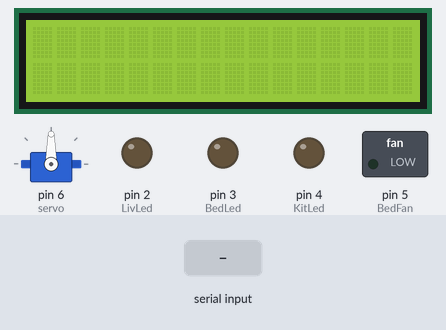
Bench run of a sketch on a simulated Arduino Uno, built with avr-gcc and run on an emulated ATmega328P. Parts: 16×2 character LCD, servo, switched loads named in the sketch (green lamp = pin HIGH), output pins drawn as LEDs (lit = HIGH). The test bench sets the inputs (shaded band).

Above: at 1.2 s.
1.3 s: "a" received over Serial
At 2.5 s:
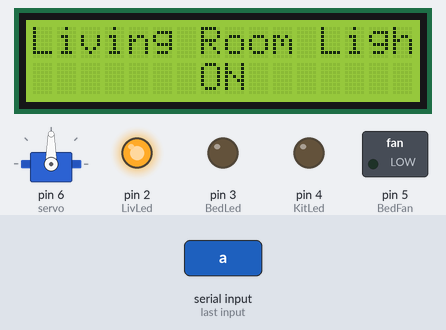
2.8 s: "c" received over Serial
At 3.6 s:
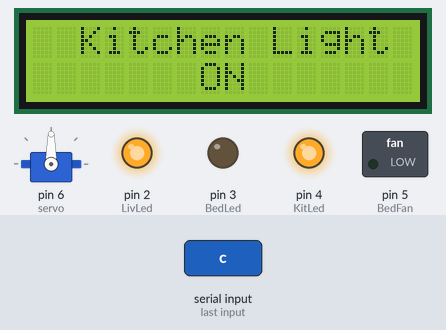
4.3 s: "b" received over Serial
At 4.9 s:
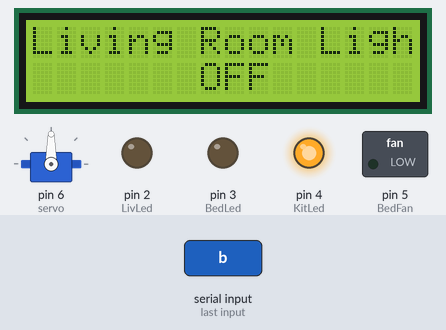
5.8 s: "e" received over Serial
At 7.0 s:
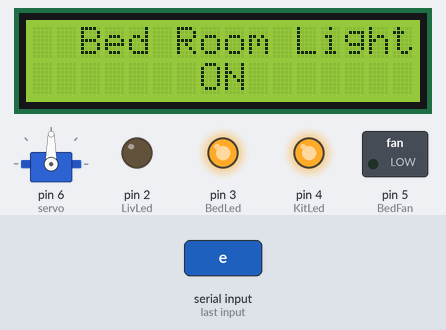
7.3 s: "d" received over Serial
At 8.2 s:
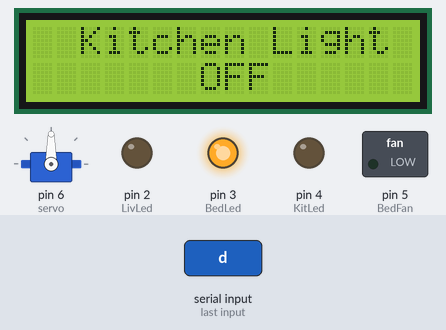
8.8 s: "g" received over Serial
At 10.2 s:
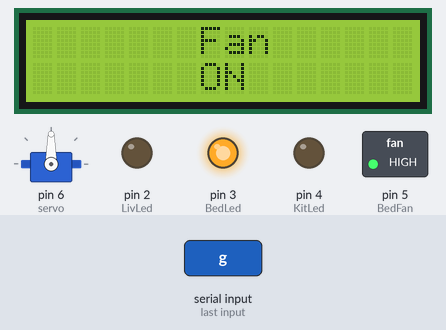
Timing chart, 0 to 11.3 s (numbered marks = the images above; inputs shaded):
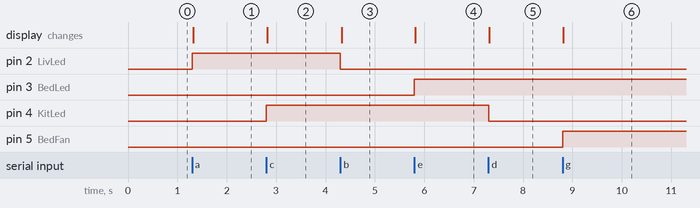

Measured:
- after the input at 1.3 s, pin 2 (LivLed): LOW → HIGH at once; the display: changes at once (image 1)
- after the input at 2.8 s, pin 4 (KitLed): LOW → HIGH at once; the display: changes at once (image 2)
- after the input at 4.3 s, pin 2 (LivLed): HIGH → LOW at once; the display: changes at once (image 3)
- after the input at 5.8 s, pin 3 (BedLed): LOW → HIGH at once; the display: changes at once (image 4)
- after the input at 7.3 s, pin 4 (KitLed): HIGH → LOW at once; the display: changes at once (image 5)
- after the input at 8.8 s, pin 5 (BedFan): LOW → HIGH at once; the display: changes at once (image 6)

The sketch:

SmartHome.ino
```cpp
#include <LiquidCrystal_I2C.h>
#include <Wire.h>
#include <Servo.h>

Servo servo;
char junk;
String inputString="";
LiquidCrystal_I2C lcd(0x27,16,2);
int LivLed = 2, BedLed = 3, KitLed = 4, BedFan = 5, DoorLed;

void setup()
{
 lcd.init();
 lcd.backlight();
 Serial.begin(9600);
 pinMode(LivLed, OUTPUT);
 pinMode(BedLed, OUTPUT);
 pinMode(KitLed, OUTPUT);
 pinMode(BedFan, OUTPUT);
 pinMode(DoorLed, OUTPUT);
 servo.attach(6);
}

void loop()
{
  if(Serial.available()){
  while(Serial.available())
    {
      char inChar = (char)Serial.read(); //read the input
      inputString += inChar;
      //make a string of the characters coming on serial
    }

    while (Serial.available() > 0)
    junk = Serial.read() ;    // clear the serial buffer

    if(inputString == "a"){         //  turn the Living Room Light on
      digitalWrite(LivLed, HIGH);
      lcd.clear();
      lcd.setCursor(0,0);
      lcd.print("Living Room Light");
      lcd.setCursor(7,1);
      lcd.print("ON");

    }

    if(inputString == "b"){   //  turn the Living Room Light off
      digitalWrite(LivLed, LOW);
      lcd.clear();
      lcd.setCursor(0,0);
      lcd.print("Living Room Light");
      lcd.setCursor(7,1);
      lcd.print("OFF");
          }

    if(inputString == "c"){         //  turn the Kitchen Light on
      digitalWrite(KitLed, HIGH);
      lcd.clear();
      lcd.setCursor(2,0);
      lcd.print("Kitchen Light");
      lcd.setCursor(7,1);
      lcd.print("ON");

    }

    if(inputString == "d"){   //  turn the Kitchen Light off
      digitalWrite(KitLed, LOW);
      lcd.clear();
      lcd.setCursor(2,0);
      lcd.print("Kitchen Light");
      lcd.setCursor(7,1);
      lcd.print("OFF");

    }

    if(inputString == "e"){         //  turn the Bed Room Light on
      digitalWrite(BedLed, HIGH);
      lcd.clear();
      lcd.setCursor(2,0);
      lcd.print("Bed Room Light");
      lcd.setCursor(7,1);
      lcd.print("ON");

    }

    if(inputString == "f"){   //  turn the Bed Room Light off
      digitalWrite(BedLed, LOW);
      lcd.clear();
      lcd.setCursor(2,0);
      lcd.print("Bed Room Light");
      lcd.setCursor(7,1);
      lcd.print("OFF");

    }

    if(inputString == "g"){         //  turn the FAN on
      digitalWrite(BedFan, HIGH);
      lcd.clear();
      lcd.setCursor(7,0);
      lcd.print("Fan");
      lcd.setCursor(7,1);
      lcd.print("ON");

    }

    if(inputString == "h"){   //  turn the FAN off
      digitalWrite(BedFan, LOW);
      lcd.clear();
      lcd.setCursor(7,0);
      lcd.print("Fan");
      lcd.setCursor(7,1);
      lcd.print("OFF");

    }

    if (inputString == "i")// khi nhận tính hiệu từ ứng dụng điều khiển
    {
        servo.write(180);
        delay(5);
        lcd.clear();
        lcd.setCursor(6,0);
        lcd.print("Door");
        lcd.setCursor(5,1);
        lcd.print("LOCKED");
        digitalWrite(DoorLed,LOW);
        }

    if (inputString == "j"){
        servo.write(75);
        delay(5);lcd.clear();
        lcd.setCursor(6,0);
        lcd.print("Door");
        lcd.setCursor(4,1);
        lcd.print("UNLOCKED");
        digitalWrite(DoorLed,HIGH);
    }

    if (inputString == "x"){
        lcd.setCursor(4,0);
        lcd.print("Good Night!");
        digitalWrite(LivLed, LOW);
        digitalWrite(BedLed, LOW);
        digitalWrite(KitLed, LOW);
        digitalWrite(BedFan, LOW);
        digitalWrite(DoorLed, LOW);
        servo.write(180);
    }

    inputString = "";
  }
}
```
